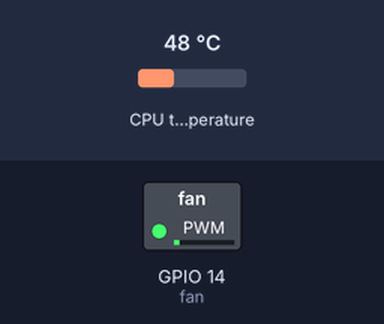
A program run on a simulated Raspberry Pi (BCM pin numbers). Shown: switched loads named in the program (green lamp = pin HIGH). The inputs (shaded band) are chosen by the test bench; at power-on: CPU temperature 48 °C. Files the program writes start out absent.

Above: at 1.2 s.
1.3 s: CPU temperature set to 31 °C
At 6.2 s:
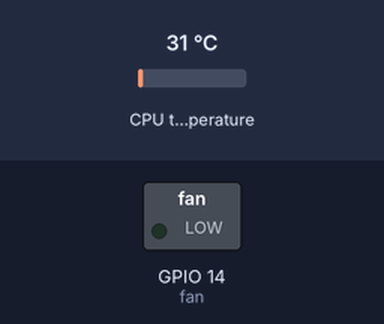
7.3 s: CPU temperature set to 58 °C
At 11.2 s:
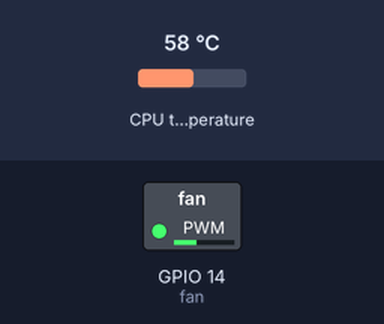
13.3 s: CPU temperature set to 71 °C
At 16.3 s:
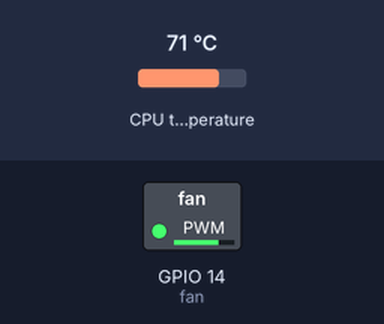
19.3 s: CPU temperature set to 84 °C
At 21.3 s:
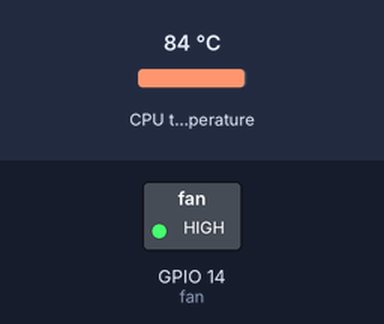
25.3 s: CPU temperature set to 44 °C
At 31.2 s:
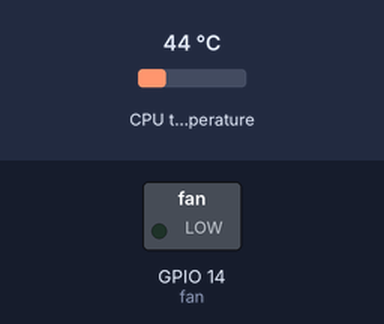
31.5 s: CPU temperature set to 81 °C
At 36.4 s:
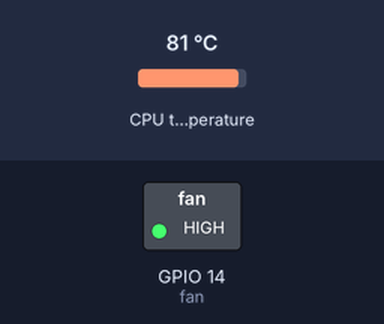
Timing chart, 0 to 37.9 s (numbered marks = the images above; inputs shaded):
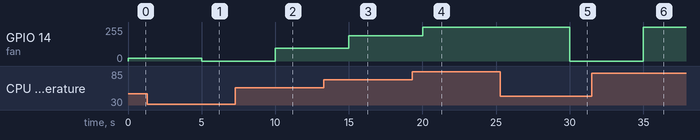

Measured:
- after the input at 1.3 s, GPIO 14 (fan): 22/255 → 0/255 after 3.7 s
- after the input at 7.3 s, GPIO 14 (fan): 0/255 → 95/255 after 2.7 s
- after the input at 13.3 s, GPIO 14 (fan): 95/255 → 189/255 after 1.7 s
- after the input at 19.3 s, GPIO 14 (fan): 189/255 → 255/255 after 0.71 s
- after the input at 25.3 s, GPIO 14 (fan): 255/255 → 0/255 after 4.7 s
- after the input at 31.5 s, GPIO 14 (fan): 0/255 → 255/255 after 3.5 s

The program:

fan_control.py
```python
#!/usr/bin/env python3
from gpiozero import PWMOutputDevice
from time import sleep
import os


# Pin config
FAN_PIN = 14  # BCM numbering
FREQ = 20

# Temperature thresholds (°C)
TEMP_MIN = 45  # Fan off below this temp
TEMP_MAX = 80  # Fan 100% above this temp

# Check every CHECK_INTERVAL seconds
CHECK_INTERVAL = 5

# Override file for manual control
OVERRIDE_FILE = "/tmp/fan_override" # Contents: "auto", "on", "off", or duty % (0-100)

# Current file status is written here and can be read by the user
FAN_STATUS_FILE = "/tmp/fan_status"


def get_cpu_temp():
    """Read CPU temperature in °C."""
    with open("/sys/class/thermal/thermal_zone0/temp") as f:
        return int(f.read()) / 1000


def calc_duty_cycle(temp):
    """
    Map temperature to duty cycle (0.0 - 1.0).
    Linear between TEMP_MIN and TEMP_MAX.
    """
    if temp <= TEMP_MIN:
        return 0.0
    elif temp >= TEMP_MAX:
        return 1.0
    else:
        return (temp - TEMP_MIN) / (TEMP_MAX - TEMP_MIN)


def read_override():
    """Read override state from file."""
    if not os.path.exists(OVERRIDE_FILE):
        return "auto"
    try:
        with open(OVERRIDE_FILE, "r") as f:
            return f.read().strip().lower()
    except:
        return "auto"


def get_duty_cycle(mode, temp):
    """
    Get the duty cycle for a given mode and temperature.

    Mode should be read from a configuration file using read_override().
    Can be "auto", "on" (maps to 1.0), "off" (maps to 0.0) or a number.
    If set to "auto", it is calculated using calc_duty_cycle() function.
    """
    if mode == "on":
        return 1.0
    elif mode == "off":
        return 0.0
    elif mode.replace(".", "", 1).isdigit():
        percent = float(mode)
        return max(0.0, min(1.0, percent / 100))
    else: # "auto"
        return calc_duty_cycle(temp)


def log_status(temp, mode, duty):
    """Writes the current state to a file"""
    if mode.replace(".", "", 1).isdigit():
        mode = "manual"
    with open(FAN_STATUS_FILE, "w") as status_file:
        status_file.write(f"Temp: {temp}°C | Fan: {duty*100:.0f}% | Mode: {mode}\n")


def main():
    fan = PWMOutputDevice(FAN_PIN, active_high=True, initial_value=0, frequency=FREQ)

    try:
        while True:
            temp = get_cpu_temp()
            mode = read_override()
            duty = get_duty_cycle(mode, temp)
            fan.value = duty
            log_status(temp, mode, duty)
            sleep(CHECK_INTERVAL)
    except KeyboardInterrupt:
        pass
    finally:
        fan.close()


if __name__ == "__main__":
    main()
```
